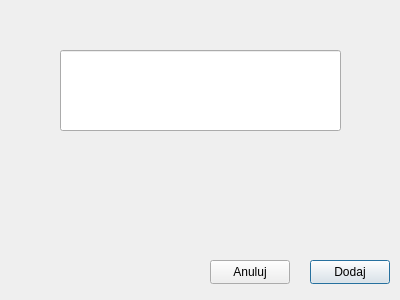
<?xml version="1.0" encoding="UTF-8"?>
<ui version="4.0">
 <class>addMovie</class>
 <widget class="QDialog" name="addMovie">
  <property name="geometry">
   <rect>
    <x>0</x>
    <y>0</y>
    <width>400</width>
    <height>300</height>
   </rect>
  </property>
  <property name="windowTitle">
   <string>Dialog</string>
  </property>
  <widget class="QPushButton" name="pushButton">
   <property name="geometry">
    <rect>
     <x>310</x>
     <y>260</y>
     <width>80</width>
     <height>24</height>
    </rect>
   </property>
   <property name="text">
    <string>Dodaj</string>
   </property>
  </widget>
  <widget class="QPushButton" name="pushButton_2">
   <property name="geometry">
    <rect>
     <x>210</x>
     <y>260</y>
     <width>80</width>
     <height>24</height>
    </rect>
   </property>
   <property name="text">
    <string>Anuluj</string>
   </property>
  </widget>
  <widget class="QLineEdit" name="lineEdit">
   <property name="geometry">
    <rect>
     <x>60</x>
     <y>50</y>
     <width>281</width>
     <height>81</height>
    </rect>
   </property>
  </widget>
 </widget>
 <resources/>
 <connections/>
</ui>
